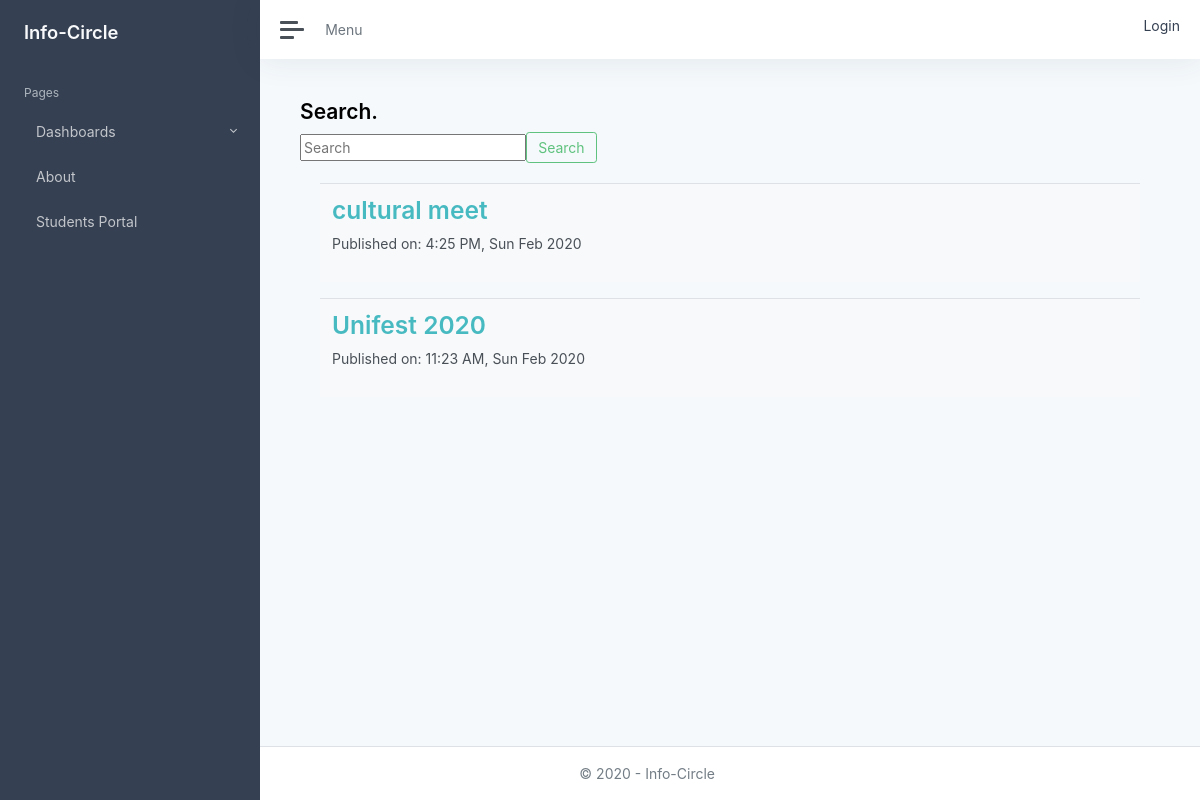
The page / on the database its author committed.
### blog/models.py (models this page shows, shortened)
class Post(models.Model):
    author = models.ForeignKey(settings.AUTH_USER_MODEL, on_delete=models.CASCADE, blank=True, null=True)
    department = models.ForeignKey('blog.Department',on_delete=models.CASCADE,blank=True, null=True)
    catagory = models.ForeignKey('blog.Catagory',on_delete=models.CASCADE,blank=True, null=True)
    title = models.CharField(max_length=200)
    text = RichTextUploadingField()
    created_date = models.DateTimeField(default=timezone.now)
    published_date = models.DateTimeField(blank=True, null=True)
    publish_date= models.DateTimeField(blank=True, null=True)
    objects = BlogPostManager()

### blog/views.py (the view)
# urls.py: re_path(r'^$', views.PublicListView.as_view(), name='public_list'),
class PublicListView(ListView):
    model = Post
    fields = 'all'
    template_name = 'blog/public_list.html'
    def get_queryset(self):
        return Post.objects.filter(publish_date__lte=timezone.now()).order_by('-publish_date')

### blog/models.py (called while the page is built)
    def get_queryset(self):
        return BlogPostQuerySet(self.model, using=self._db)

### blog/template/blog/public_list.html (shortened to what this page needs)
{% extends 'blog/base.html' %}
  {% block content %}
    <div class="widget widget_search">
      <h3>Search.</h3>
      {% if query %}
            <button class="btn btn-outline-primary my-2 my-sm-0" href="{% url 'post_list' %}">clear</button>
           <p class='lead'>You searched for {{ query }}</p>
      {% else %}
        <form class="form-inline my-2 my-lg-0" action="{% url 'search' %}" >
          <input class="speech-input" type="text" name='q' placeholder="Search" aria-label="Search">
            <button class="btn btn-outline-success my-2 my-sm-0" type="submit">Search</button>
        </form>
      {% endif %}
    </div>
    <div class="card-body">
      {% for post in post_list %}
      <table id="datatables-clients" class="table table-striped" style="width:100%">
      <tbody>
        <tr>
          <td>
            <h2><a href="{% url 'post_detail' pk=post.pk %}">{{ post.title }}</a></h2>
            <p>Published on: {{ post.publish_date|date:"g:i A, D M Y"}}</p>
          </td>
        </tr>
        {% endfor %}
      </tbody>
    </table>
    </div>
  {% endblock %}

### blog/static/css/speech-input.css (style rules this page uses)
.speech-input { margin: 0; }

### rows shown on the page
Post: title "cultural meet", publish_date "4:25 PM, Sun Feb 2020"
Post: title "Unifest 2020", publish_date "11:23 AM, Sun Feb 2020"
